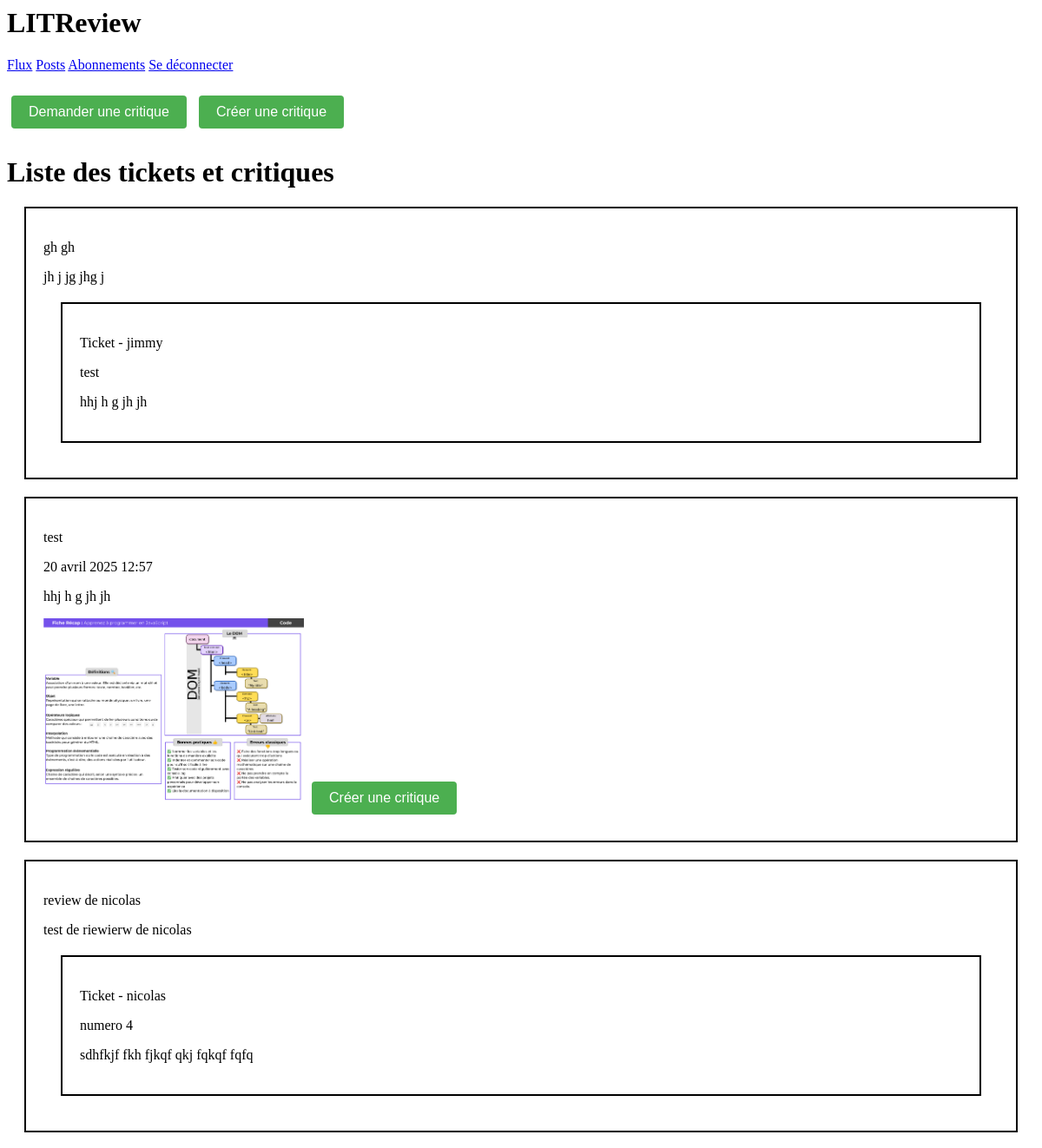
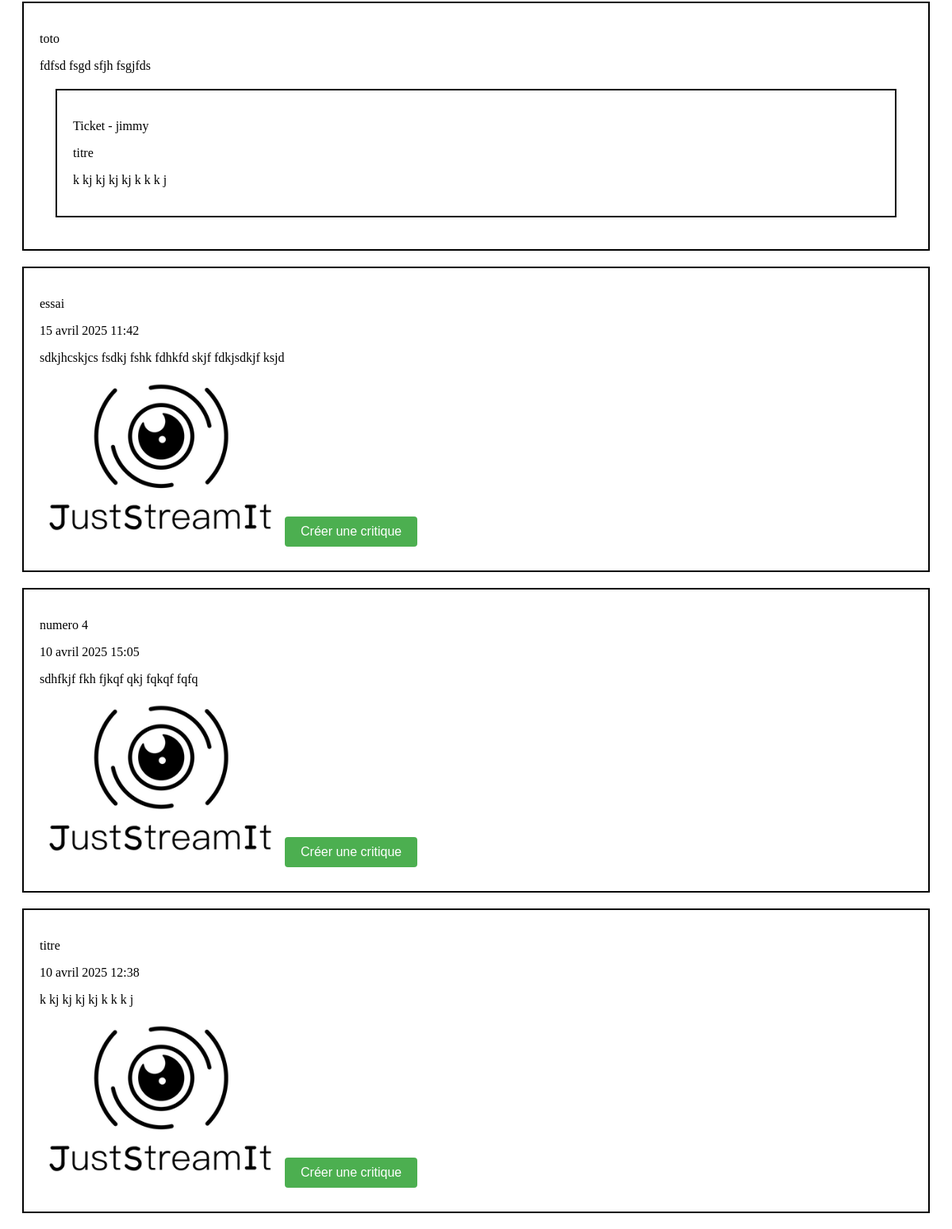
The page /flux/ (signed in) on the database its author committed (2 pictures, top to bottom).
### appli/models.py (models this page shows)
class Review(models.Model):
    ticket = models.ForeignKey(to=Ticket, on_delete=models.CASCADE)
    rating = models.PositiveSmallIntegerField(
        validators=[MinValueValidator(0), MaxValueValidator(5)])
    headline = models.CharField(max_length=128)
    body = models.CharField(max_length=8192, blank=True)
    user = models.ForeignKey(
        to=settings.AUTH_USER_MODEL, on_delete=models.CASCADE)
    time_created = models.DateTimeField(auto_now_add=True)

class Ticket(models.Model):
    title = models.CharField(max_length=128)
    description = models.TextField(max_length=2048)
    user = models.ForeignKey(
        to=settings.AUTH_USER_MODEL, on_delete=models.CASCADE)
    image = models.ImageField(null=True, blank=True)
    time_created = models.DateTimeField(auto_now_add=True)

### authentication/models.py (models this page shows)
class User(AbstractUser):
    profile_photo = models.ImageField(verbose_name='Photo de profil', null=True)

### appli/views.py (the view)
# urls.py: path('flux/', appli.views.flux, name='flux'),
@login_required
def flux(request):
    current_user = request.user
    tickets = models.Ticket.objects.all()
    reviews = models.Review.objects.all()
    followed = models.UserFollows.objects.filter(followed_user=current_user).values_list('user', flat=True)
    tickets = models.Ticket.objects.filter(
        Q(user=current_user) |  # Tickets créés par l'utilisateur connecté
        Q(user__in=followed)  # OU créés par les utilisateurs suivis
    ).order_by('-time_created')
    reviews = models.Review.objects.filter(
        Q(user=current_user) |  # Reviews crééss par l'utilisateur connecté
        Q(user__in=followed)  # OU créées par les utilisateurs suivis
    ).order_by('-time_created')
    posts = list(chain(tickets, reviews))
    posts.sort(key=lambda x: x.time_created, reverse=True)
    context = {
        'posts': posts,
    }
    return render(request, 'appli/flux.html', context=context)

### appli/templatetags/custom_filters.py (called while the page is built)
@register.filter
def get_class(value):
    return value.__class__.__name__

### appli/templates/appli/flux.html (shortened to what this page needs)
{% extends 'base_connected.html' %}
{% load custom_filters %}
{% block content %}
    <div>
        <p><a href="{% url 'ticket' %}" class="button">Demander une critique</a>
        <a href="{% url 'review' %}" class="button">Créer une critique</a></p>
    </div>
    <h1>Liste des tickets et critiques</h1>
        {% for post in posts %}
            <div class="div_border">
                {% if post|get_class == 'Ticket' %}
                    <p>{{ post.title }}</p>
                    <p>{{ post.time_created }}</p>
                    <p>{{ post.description }}</p>
                    <img src="/media/{{post.image}}" alt="image">
                    <a href="{% url 'response' post.id %}" class="button">Créer une critique</a>
                {% elif post|get_class == 'Review' %}
                    <p>{{ post.headline }} </p>
                    <p>{{ post.body }}</p>
                    <div class="div_border">
                        <p>Ticket - {{ post.user.username }}</p>
                        <p>{{ post.ticket.title }}</p>
                        <p>{{ post.ticket.description }}</p>
                    </div>
                {% endif %}
            </div>
        {% endfor %}
{% endblock content %}

### static/styles.css (style rules this page uses)
.div_border { margin: 20px; padding: 20px; border-width:2px; border-style:solid; border-color:black; }
.button { display: inline-block; padding: 10px 20px; margin: 10px 5px; background-color: #4CAF50; color: white; text-decoration: none; border-radius: 4px; border: none; cursor: pointer; font-family: Arial, sans-serif; font-size: 16px; transition: background-color 0.3s; }
img { max-width: 300px; max-height: 300px; width: auto; height: auto; }

### rows shown on the page
Review: headline "gh gh", body "jh j jg jhg j", user.username "jimmy", ticket "test", ticket.description "hhj h g jh jh"
Ticket: title "test", time_created "20 avril 2025 12:57", description "hhj h g jh jh", image (picture)
Review: headline "review de nicolas", body "test de riewierw de nicolas", user.username "nicolas", ticket "numero 4", ticket.description "sdhfkjf fkh fjkqf qkj fqkqf fqfq"
Review: headline "toto", body "fdfsd fsgd sfjh fsgjfds", user.username "jimmy", ticket "titre", ticket.description "k kj kj kj kj k k k j"
Ticket: title "essai", time_created "15 avril 2025 11:42", description "sdkjhcskjcs fsdkj fshk fdhkfd skjf fdkjsdkjf ksjd", image (picture)
Ticket: title "numero 4", time_created "10 avril 2025 15:05", description "sdhfkjf fkh fjkqf qkj fqkqf fqfq", image (picture)
Ticket: title "titre", time_created "10 avril 2025 12:38", description "k kj kj kj kj k k k j", image (picture)
